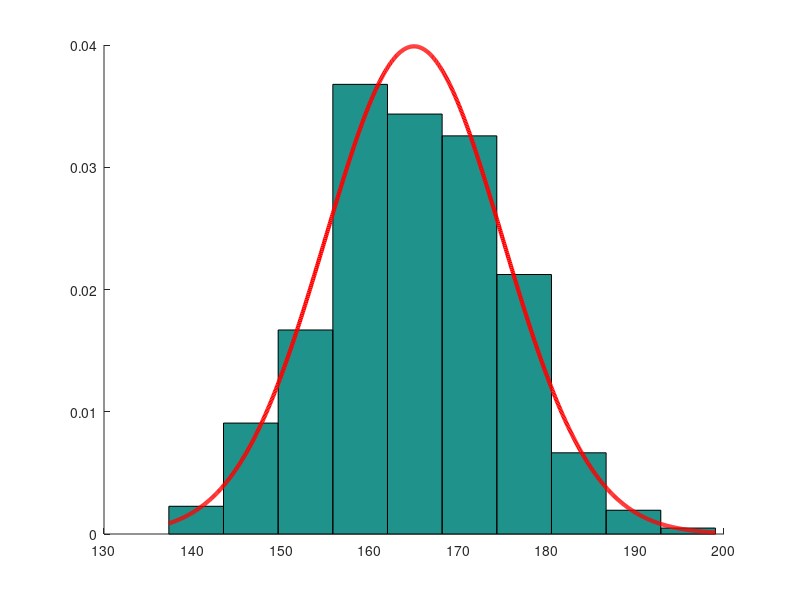

Reproduce this figure in MATLAB.
% normrnd - pt a genera ne aleatoare
% conform distribuitei normale

% m = val medie
% s - sigma, deviatia standard
% l = nr de linii
% c = nr de coloane

clf;hold on;

nr_bare = 10;
x = normrnd(165, 10, 1, 1000);
[nn, xx] = hist(x, nr_bare);
hist(x, xx, nr_bare / (max(x) - min(x)))

diviziune = linspace(min(x), max(x), 1000);
val = normpdf(diviziune, 165, 10);

plot(diviziune, val, '-r', 'linewidth', 3)